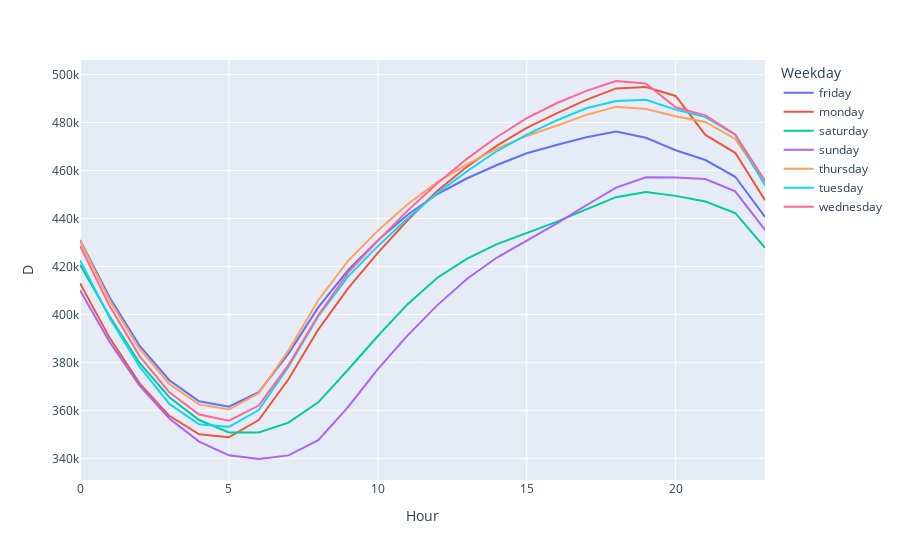

Notebook code cell kept with this figure:
### Code cell
import plotly.express as px
px.line(df_agg, x='Hour', y='D', color='Weekday')

### Figure 1 — Plotly figure (JSON) as saved in the notebook; plotly's stock layout.template omitted (floating-point values rounded to 4 significant figures)
{"data": [{"hovertemplate": "Weekday=friday<br>Hour=%{x}<br>D=%{y}<extra></extra>", "legendgroup": "friday", "line": {"color": "#636efa", "dash": "solid"}, "marker": {"symbol": "circle"}, "mode": "lines", "name": "friday", "orientation": "v", "showlegend": true, "type": "scatter", "x": [0, 1, 2, 3, 4, 5, 6, 7, 8, 9, 10, 11, 12, 13, 14, 15, 16, 17, 18, 19, 20, 21, 22, 23], "xaxis": "x", "y": [431000.0, 406900.0, 387000.0, 372600.0, 363800.0, 361500.0, 367600.0, 383700.0, 402900.0, 418400.0, 430900.0, 441600.0, 450200.0, 456800.0, 462300.0, 467200.0, 470600.0, 473900.0, 476264, 473700.0, 468400.0, 464400.0, 457400.0, 440600.0], "yaxis": "y"}, {"hovertemplate": "Weekday=monday<br>Hour=%{x}<br>D=%{y}<extra></extra>", "legendgroup": "monday", "line": {"color": "#EF553B", "dash": "solid"}, "marker": {"symbol": "circle"}, "mode": "lines", "name": "monday", "orientation": "v", "showlegend": true, "type": "scatter", "x": [0, 1, 2, 3, 4, 5, 6, 7, 8, 9, 10, 11, 12, 13, 14, 15, 16, 17, 18, 19, 20, 21, 22, 23], "xaxis": "x", "y": [413000.0, 390100.0, 371300.0, 357700.0, 350000.0, 348800.0, 356000.0, 373000.0, 393700.0, 410900.0, 425700.0, 439200.0, 451600.0, 461600.0, 470400.0, 477800.0, 483800.0, 489400.0, 494200.0, 494800.0, 491100.0, 474800.0, 467400.0, 447600.0], "yaxis": "y"}, {"hovertemplate": "Weekday=saturday<br>Hour=%{x}<br>D=%{y}<extra></extra>", "legendgroup": "saturday", "line": {"color": "#00cc96", "dash": "solid"}, "marker": {"symbol": "circle"}, "mode": "lines", "name": "saturday", "orientation": "v", "showlegend": true, "type": "scatter", "x": [0, 1, 2, 3, 4, 5, 6, 7, 8, 9, 10, 11, 12, 13, 14, 15, 16, 17, 18, 19, 20, 21, 22, 23], "xaxis": "x", "y": [420700.0, 399100.0, 379800.0, 365500.0, 356000.0, 350800.0, 350800.0, 354900.0, 363400.0, 376900.0, 391000.0, 404300.0, 415300.0, 423300.0, 429300.0, 433800.0, 438600.0, 443800.0, 448900.0, 451000.0, 449400.0, 447100.0, 442300.0, 427800.0], "yaxis": "y"}, {"hovertemplate": "Weekday=sunday<br>Hour=%{x}<br>D=%{y}<extra></extra>", "legendgroup": "sunday", "line": {"color": "#ab63fa", "dash": "solid"}, "marker": {"symbol": "circle"}, "mode": "lines", "name": "sunday", "orientation": "v", "showlegend": true, "type": "scatter", "x": [0, 1, 2, 3, 4, 5, 6, 7, 8, 9, 10, 11, 12, 13, 14, 15, 16, 17, 18, 19, 20, 21, 22, 23], "xaxis": "x", "y": [410100.0, 388407, 370400.0, 356600.0, 347000.0, 341300.0, 339700.0, 341300.0, 347600.0, 361300.0, 377200.0, 391300.0, 403900.0, 414909, 423700.0, 430859, 437900.0, 445515, 452800.0, 457200.0, 457100.0, 456400.0, 451300.0, 435200.0], "yaxis": "y"}, {"hovertemplate": "Weekday=thursday<br>Hour=%{x}<br>D=%{y}<extra></extra>", "legendgroup": "thursday", "line": {"color": "#FFA15A", "dash": "solid"}, "marker": {"symbol": "circle"}, "mode": "lines", "name": "thursday", "orientation": "v", "showlegend": true, "type": "scatter", "x": [0, 1, 2, 3, 4, 5, 6, 7, 8, 9, 10, 11, 12, 13, 14, 15, 16, 17, 18, 19, 20, 21, 22, 23], "xaxis": "x", "y": [430800.0, 405800.0, 385600.0, 371000.0, 362503, 360400.0, 367200.0, 384900.0, 405900.0, 422300.0, 434900.0, 445934, 455100.0, 462600.0, 469100.0, 474400.0, 478700.0, 483200.0, 486600.0, 485600.0, 482600.0, 480200.0, 473200.0, 454900.0], "yaxis": "y"}, {"hovertemplate": "Weekday=tuesday<br>Hour=%{x}<br>D=%{y}<extra></extra>", "legendgroup": "tuesday", "line": {"color": "#19d3f3", "dash": "solid"}, "marker": {"symbol": "circle"}, "mode": "lines", "name": "tuesday", "orientation": "v", "showlegend": true, "type": "scatter", "x": [0, 1, 2, 3, 4, 5, 6, 7, 8, 9, 10, 11, 12, 13, 14, 15, 16, 17, 18, 19, 20, 21, 22, 23], "xaxis": "x", "y": [422600.0, 398400.0, 378200.0, 362700.0, 354200.0, 353100.0, 360100.0, 378200.0, 399200.0, 415800.0, 428500.0, 440100.0, 450600.0, 459800.0, 468100.0, 474900.0, 480900.0, 485900.0, 488900.0, 489500.0, 485400.0, 482200.0, 474900.0, 453700.0], "yaxis": "y"}, {"hovertemplate": "Weekday=wednesday<br>Hour=%{x}<br>D=%{y}<extra></extra>", "legendgroup": "wednesday", "line": {"color": "#FF6692", "dash": "solid"}, "marker": {"symbol": "circle"}, "mode": "lines", "name": "wednesday", "orientation": "v", "showlegend": true, "type": "scatter", "x": [0, 1, 2, 3, 4, 5, 6, 7, 8, 9, 10, 11, 12, 13, 14, 15, 16, 17, 18, 19, 20, 21, 22, 23], "xaxis": "x", "y": [428600.0, 403400.0, 382600.0, 367500.0, 358300.0, 355700.0, 362000.0, 378900.0, 399700.0, 417300.0, 430700.0, 443300.0, 454700.0, 465000.0, 474000.0, 481800.0, 488000.0, 493200.0, 497299, 496200.0, 486300.0, 483000.0, 475100.0, 455700.0], "yaxis": "y"}], "layout": {"legend": {"title": {"text": "Weekday"}, "tracegroupgap": 0}, "margin": {"t": 60}, "xaxis": {"anchor": "y", "domain": [0, 1], "title": {"text": "Hour"}}, "yaxis": {"anchor": "x", "domain": [0, 1], "title": {"text": "D"}}}}
